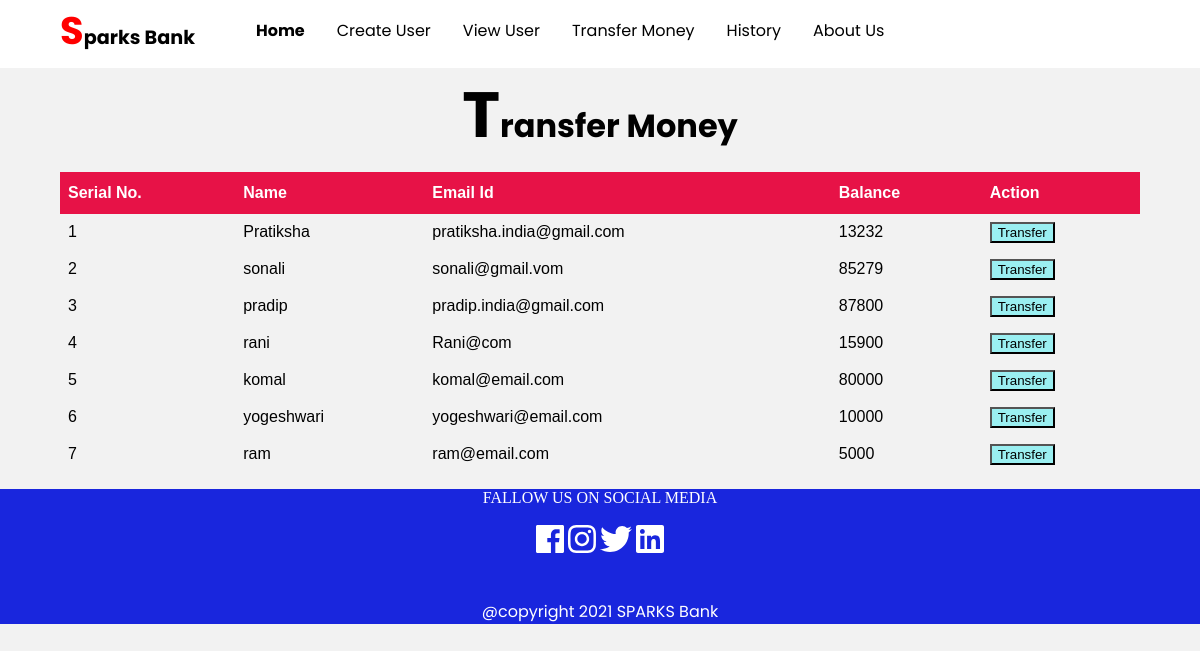
The page /Transfer.php on the database its author committed.
### tables this page shows
CREATE TABLE `user` (
  `id` int(255) NOT NULL,
  `name` text NOT NULL,
  `email` varchar(255) NOT NULL,
  `balance` int(255) NOT NULL
);

### Transfer.php (the view)
<?php include("header.php")?>
<div class="container">
<h1><span>T</span>ransfer Money</h1>
<div style="overflow-x:auto;">
<table id="customers">
        <thead>
            <tr>
            <th>Serial No.</th>
                <th>Name</th>
                <th>Email Id</th>
                <th>Balance</th>
                <th>Action</th>
            </tr>
        </thead>
        <tbody>
			<?php
     include 'config.php';
	$selectquery = "SELECT * FROM user";
	$query = mysqli_query($conn,$selectquery);
while( $res = mysqli_fetch_array($query)){
	?>
	 <tr>
            <td data-th="id"><?php echo $res['id']; ?></td>
                <td data-th="Name"><?php echo $res['name']; ?></td>
                <td data-th="Email"><?php echo $res['email']; ?></td>
                <td data-th="Balance"><?php echo $res['balance']; ?></td>
                <td data-th="Balance"><a href="select_trans.php?id=<?php echo $res['id']; ?>"> <button type="button" class="btn" style="background-color : rgb(154, 239, 241);;">Transfer</button></a></td>
            </tr>
			<?php
}
?>
        </tbody>
</table>
</div>
</div>
<?php include("footer.php")?>

### header.php (shortened to what this page needs)
<!DOCTYPE html>
<html lang="en">
<head>
    <link rel="stylesheet" href="css/main.css">
</head>
<body>
    <div class="navbar">
        <div class="container">
            <a class="logo" href="index.php"><span>S</span>parks Bank</a>
            <nav>
                <ul class="primary-nav">
                    <li class="current"><a href="index.php">Home</a></li>
                    <li><a href="add_user.php">Create User</a></li>
                    <li><a href="view.php">View User</a></li>
                      <li><a href="transfer.php">Transfer Money</a></li>
                      <li><a href="history.php">History</a></li>
                    <li><a href="about.php">About Us</a></li>
                </ul>
            </nav>
        </div>
    </div>

### footer.php (shortened to what this page needs)
<div class="footer">
   <link rel="stylesheet" href="https://cdnjs.cloudflare.com/ajax/libs/font-awesome/4.7.0/css/font-awesome.min.css">
 <footer class="white-section" id="footer">
 <div class="container-fluid">
   <p style="font-family: 'Baloo Bhai 2', cursive;">FALLOW US ON SOCIAL MEDIA</p>
   <i class="social-icon fab fa-facebook fa-2x"></i>
   <i class="social-icon fab fa-instagram fa-2x"></i>
   <i class="social-icon fab fa-twitter fa-2x"></i>
   <i class="social-icon fab fa-linkedin fa-2x"></i>
   <br>
   <br>
   <p> @copyright 2021 SPARKS Bank</p>
   </div>
   </div>

### css/main.css (style rules this page uses)
:root { --primary-color: #303c66; }
body { background: #F2F2F2; margin: 0; font-family: 'Poppins'; }
.navbar { background: white; padding: 1em; }
.navbar .logo { text-decoration: none; font-weight: bold; color: black; font-size: 1.2em; }
.navbar .logo span { color: red; }
.navbar nav { display: none; }
.navbar .container { display: -webkit-box; display: -ms-flexbox; display: flex; place-content: space-between; }
a { color: #444444; }
ul { list-style-type: none; margin: 0; padding: 0; }
nav { position: fixed; z-index: 999; width: 66%; right: 0; top: 0; background: #20272E; height: 100vh; padding: 1em; }
nav ul.primary-nav { margin-top: 5em; }
nav li a { color: white; text-decoration: none; display: block; padding: .5em; font-size: 1.3em; text-align: right; }
@media only screen and (min-width: 768px) { .navbar .container { display: -ms-grid; display: grid; -ms-grid-columns: 180px auto; grid-template-columns: 180px auto; -webkit-box-pack: unset; -ms-flex-pack: unset; justify-content: unset; } }
@media only screen and (min-width: 768px) { .navbar nav { display: -webkit-box; display: -ms-flexbox; display: flex; -webkit-box-pack: justify; -ms-flex-pack: justify; justify-content: space-between; background: none; position: unset; height: auto; width: 100%; padding: 0; } }
@media only screen and (min-width: 768px) { .navbar nav ul { display: -webkit-box; display: -ms-flexbox; display: flex; } }
@media only screen and (min-width: 768px) { .navbar nav a { color: black; font-size: 1em; padding: .1em 1em; } }
@media only screen and (min-width: 768px) { .navbar nav ul.primary-nav { margin: 0; } }
@media only screen and (min-width: 768px) { .navbar nav li.current a { font-weight: bold; } }
@media only screen and (min-width: 1080px) { .container { width: 1080px; margin: 0 auto; } }
#customers { font-family: Arial, Helvetica, sans-serif; border-collapse: collapse; width: 100%; }
#customers td, #customers th { bottom-border: 1px solid #ddd; padding: 8px; }
#customers tr:nth-child(even) { background-color: #f2f2f2; }
#customers th { padding-top: 12px; padding-bottom: 12px; text-align: left; background-color: #468383; color: white; }
h1 { text-align:center; }
span { font-size: 200%; line-height: 80%; }
#customers th { padding-top: 12px; padding-bottom: 12px; text-align: left; background-color: #e71247; color: white; }
.footer { position:relative; left: 0; width: 100%; background-color:rgb(25, 38, 221); color: white; text-align: center; }

### rows shown on the page
user: id "1", name "Pratiksha", email "pratiksha.india@gmail.com", balance "13232"
user: id "2", name "sonali", email "sonali@gmail.vom", balance "85279"
user: id "3", name "pradip", email "pradip.india@gmail.com", balance "87800"
user: id "4", name "rani", email "Rani@com", balance "15900"
user: id "5", name "komal", email "komal@email.com", balance "80000"
user: id "6", name "yogeshwari", email "yogeshwari@email.com", balance "10000"
user: id "7", name "ram", email "ram@email.com", balance "5000"
